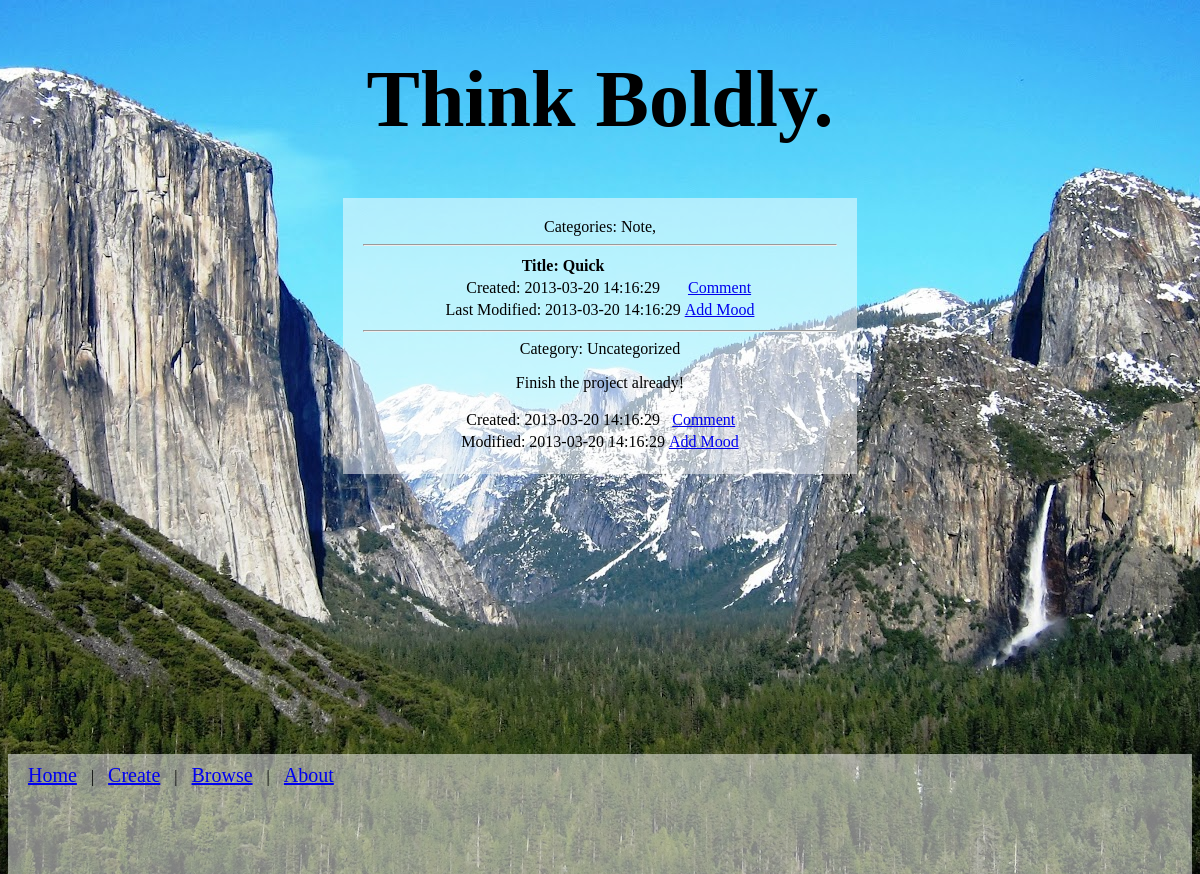
The page /Code/view.php?thought_id=34 on the database its author committed.
### tables this page shows
CREATE TABLE `TE_Cat` (
  `cat_name` varchar(20) NOT NULL,
  `TE_id` int(11) NOT NULL,
  PRIMARY KEY (`TE_id`,`cat_name`),
  KEY `cat_name2` (`cat_name`),
  KEY `TE_id2` (`TE_id`),
  CONSTRAINT `cat_name2` FOREIGN KEY (`cat_name`) REFERENCES `ThoughtCategory` (`name`) ON DELETE CASCADE ON UPDATE CASCADE,
  CONSTRAINT `TE_id2` FOREIGN KEY (`TE_id`) REFERENCES `ThoughtExperiment` (`id`) ON DELETE CASCADE ON UPDATE NO ACTION
);

CREATE TABLE `ThoughtExperiment` (
  `id` int(11) NOT NULL AUTO_INCREMENT,
  `title` varchar(50) DEFAULT NULL,
  `date_created` datetime NOT NULL,
  `date_modified` datetime NOT NULL,
  PRIMARY KEY (`id`),
  UNIQUE KEY `id_UNIQUE` (`id`)
);

CREATE TABLE `TextSection` (
  `id` int(11) NOT NULL AUTO_INCREMENT,
  `text` varchar(1000) DEFAULT NULL,
  `date_created` datetime DEFAULT NULL,
  `date_modified` datetime NOT NULL,
  `cat_name` varchar(20) DEFAULT 'Uncategorized',
  PRIMARY KEY (`id`),
  UNIQUE KEY `id_UNIQUE` (`id`),
  KEY `cat_name` (`cat_name`),
  CONSTRAINT `cat_name` FOREIGN KEY (`cat_name`) REFERENCES `TextCategory` (`name`) ON DELETE SET NULL ON UPDATE CASCADE
);

### Code/view.php (the view, shortened to what this page needs)
<!DOCTYPE HTML>
<html>
<head>
    <link rel="stylesheet" type="text/css" href="static/style.css">
</head>
<body>
    <div class="wrapper">
        <?php
            $mysqli = new mysqli($server, $user, $pass, $dbname, $port);
        ?>
        <div id="title">
            <h1>
            Think Boldly.
            </h1>
        </div>
        <div id="summary" class="content">
            <?php
                $thought_id = $_GET['thought_id'];
                $thought_result = $mysqli->query("SELECT title,date_created,date_modified FROM ThoughtExperiment WHERE id=" . $thought_id) or die("Execute failed: (" . $mysqli->errorno . ") " . $mysqli->error);
                if (!($stmt = $mysqli->prepare("SELECT cat_name from TE_Cat WHERE TE_id=?"))) {
                    echo "Prepare failed: (" . $mysqli->errorno . ") " . $mysqli->error;                      exit("Quitting.");
                }
                if (!($stmt->bind_param("i",$thought_id))) {
                    echo "Binding parameters failed: (" . $mysqli->errorno . ") " .                                    $mysqli->error;
                exit("Quitting.");
                }
                if (!($stmt->execute())) {
                    echo "Execute failed: (" . $mysqli->errorno . ") " . $mysqli->error;                      exit("Quitting.");
                }
                $stmt->bind_result($category);
                print "Categories: ";
                while ($stmt->fetch()) {
                    print $category . ", ";
                }
            ?>
            <hr/>
            <?php
                while ($row = $thought_result->fetch_assoc()) {
                    echo "<table style=\"margin:auto;\"><tr><td><strong>Title: " . $row['title'] . "</strong></td><td></td></tr>";
                    echo "<tr><td>Created: " . $row['date_created']. "</td><td><a href=\"comment.php?type=ThoughtExperiment&id=" . $thought_id . "\">Comment</a></td></tr>";
                    echo "<tr><td>Last Modified: " . $row['date_modified']. "</td><td><a href=\"addmood.php?type=ThoughtExperiment&id=" . $thought_id . "\">Add Mood</a></td></tr></table>";
                }
            ?>
            <hr/>
            <?php
                if (!($stmt = $mysqli->prepare("SELECT s.id, s.text, s.date_created,s.date_modified,s.cat_name from TE_TextSec t JOIN TextSection s ON t.TS_id=s.id WHERE t.TE_id=?"))) {
                    echo "Prepare failed: (" . $mysqli->errorno . ") " . $mysqli->error;                      exit("Quitting.");
                }
                if (!($stmt->bind_param("i",$thought_id))) {
                    echo "Binding parameters failed: (" . $mysqli->errorno . ") " .                                    $mysqli->error;
                exit("Quitting.");
                }
                if (!($stmt->execute())) {
                    echo "Execute failed: (" . $mysqli->errorno . ") " . $mysqli->error;                      exit("Quitting.");
                }
                $stmt->bind_result($id,$text,$create,$modify,$cat);
                while($stmt->fetch()) {
                        print "Category: " . $cat ."<br/>";
                        print "<p>". $text ."</p>";
                        print "<table style=\"margin:auto;\"><tr><td>Created: ". $create. "</td><td><a href=\"comment.php?type=TextSection&id=" . $id. "\">Comment</a></td></tr>";
                        print "<tr><td>Modified: ". $modify. "</td><td><a href=\"addmood.php?type=TextSection&id=" . $id . "\">Add Mood</a></td></tr></table>";
                }
            ?>
        </div>
        <div class="push"></div>
    </div>
    <div id="footer" class="content">
        <nav>
            <a href="index.php">Home</a> |
            <a href="create.php">Create</a> |
            <a href="browse.php">Browse</a> |
            <a href="about.html">About</a>
        </nav>
    </div>
</body>
</html>

### Code/static/style.css (style rules this page uses)
html, body { height: 100%; }
body { background-position:center; background-image:url("yosemite.jpg"); }
.wrapper { min-height: 100%; height: auto !important; height: 100%; margin: 0 0 -100px 0; }
nav a { font-size:20px; margin: 10px 10px; }
#footer { height: 100px; padding: 10px 10px; margin:0; }
.push { height: 100px; }
#title { margin:0 auto; text-align:center; font-size:40px; }
#summary { width: 40%; margin:0 auto; padding: 20px; text-align: center; }
.content { background:rgba(255,255,255,.5); }

### rows shown on the page
te_cat: cat_name "Note"
thoughtexperiment: title "Quick", date_created "2013-03-20 14:16:29", date_modified "2013-03-20 14:16:29"
textsection: cat_name "Uncategorized", text "Finish the project already!", date_created "2013-03-20 14:16:29", date_modified "2013-03-20 14:16:29"
